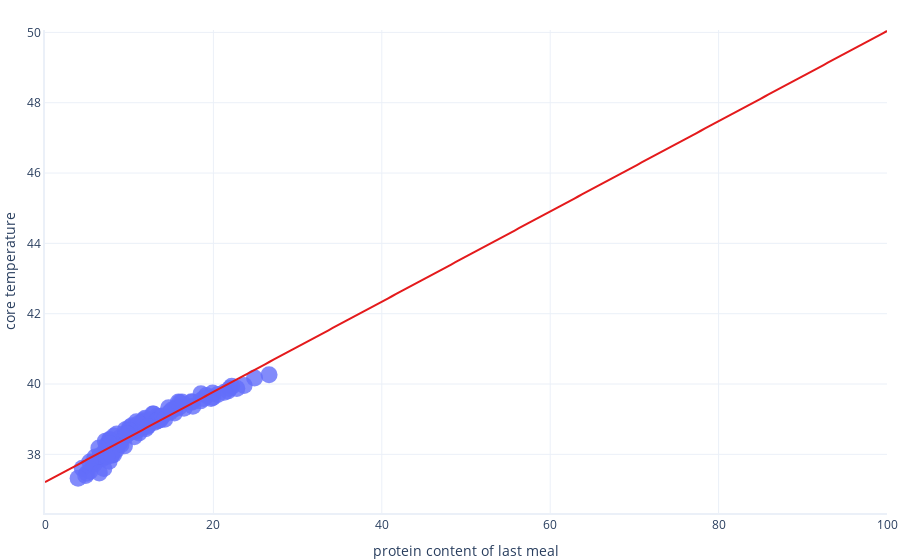

The code cell stored with this chart in its notebook:
### Markdown cell above
That's a better R<sup>2</sup> score than the one obtained from the previous model - great! We can now confidently tell our vet to prioritize dogs who ate a high protein diet the night before. 

## Extrapolating

Let's see what happens if we extroplate our data. We would like to see if dogs that ate meals even higher in protein are expected to get even sicker.

Let's start with the _linear regression_. We can set what range we would like to extrapolate our data over by using the `x_range` argument in the plotting function. Let's extrapolate over the range `[0,100]`:

### Code cell
# Show an extrapolated graph of the linear model
graphing.scatter_2D(dataset, label_x="protein_content_of_last_meal", 
                             label_y="core_temperature",
                             # We extrapolate over the following range
                             x_range = [0,100],
                             trendline=lambda x: simple_model.params[1] * x + simple_model.params[0])
